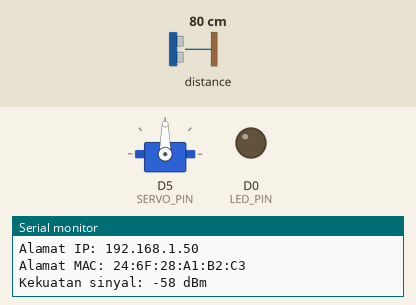
Simulated run of this sketch. Board: ESP8266 (NodeMCU). Shown: servo, output pins drawn as LEDs (lit = HIGH), the last lines printed to the serial monitor. Wiring (inferred from the names in the program): ultrasonic range finder: trigger D4; echo D3. The test bench sets the inputs (shaded band); at power-on: distance to the obstacle 80 cm. The echo pulse lasts 58.3 µs per cm; WiFi joins after 1.5 s; servers stay silent unless stated; network time is answered at once with the bench clock; the local clock reads 2024-03-15 10:24:30 at power-on unless the sketch sets it; the Firebase database answers and starts empty; pins used as bus, display or sensor lines are not drawn.

Above: at 2.1 s.
At 3.7 s:
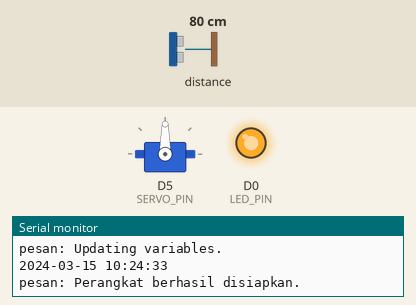
Timing chart, 0 to 5.2 s (numbered marks = the images above):
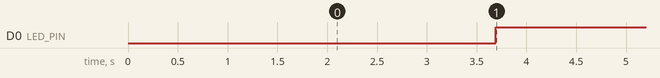

The sketch:

es8266_keamanan_barang.ino
```cpp
/*
  Status sensor
  - initial (memulai perangkat)
  - object-in-range (objek dalam jangkauan sensor jika berada di jarak yang sudah ditentukan)
  - object-detected (objek terdeteksi sensor)
  - object-away (objek diluar jangkauan sensor)
*/

#include <Arduino.h>
#include <ESP8266WiFi.h>
#include <NTPClient.h>
#include <WiFiUdp.h>
#include <Servo.h>
#include <Firebase_ESP_Client.h>
#include <addons/TokenHelper.h>
#include <addons/RTDBHelper.h>

/* Wi-Fi */

#define WIFI_SSID "WIFI-SSID"         // ubahen
#define WIFI_PASSWORD "WIFI-PASSWORD" // ubahen

/* Waktu */

WiFiUDP ntpUDP;
NTPClient timeClient(ntpUDP, "pool.ntp.org");

/* Firebase */

#define API_KEY "" // firebase web api key // ubahen

#define DATABASE_URL "" // firebase realtime database url [..firebase.com/..firebasedatabase.app] // ubahen

FirebaseData fbdo;

FirebaseAuth auth;
FirebaseConfig config;

unsigned long sendDataPrevMillis = 0;

/* Inisialisasi pin nodemcu */

#define TRIG_PIN D4
#define ECHO_PIN D3
#define LED_PIN D0
#define SERVO_PIN D5

/* Nilai awal servo dan sensor ultrasonik */

#define SOUND_VELOCITY 0.034
#define CM_TO_INCH 0.393701

Servo servo;

unsigned int servoMinDegree = 90;  // sudut minimal servo menutup
unsigned int servoMaxDegree = 180; // sudut maksimal servo membuka
unsigned int servoPauseTime = 0;   // waktu jeda servo dalam milidetik.

long duration;
float distanceInCM = 0;
float distanceInInch = 0;

unsigned int nearestDistance = 50; // jarak terdekat sensor mendeteksi objek dalam CM

/* Status led, servo, dan sensor jarak */

bool freshStart = true;
bool objectIsFound = false;

bool ledIsEnabled = false;
bool servoStatusIsEnabled = false;

bool servoIsEnabled = true;

void initWiFi()
{
  Serial.println("Menghubungkan ke Wi-Fi");
  WiFi.begin(WIFI_SSID, WIFI_PASSWORD);

  while (WiFi.status() != WL_CONNECTED)
  {
    Serial.print(".");
    delay(1000);
  }

  Serial.println();
  Serial.println("Terhubung ke jaringan\n");
  Serial.println("Alamat IP: " + WiFi.localIP().toString());
  Serial.println("Alamat MAC: " + WiFi.macAddress());
  Serial.println("Kekuatan sinyal: " + String(WiFi.RSSI()) + " dBm");
  Serial.println();
}

void initFirebase()
{
  config.api_key = API_KEY;
  config.database_url = DATABASE_URL;
  config.token_status_callback = tokenStatusCallback; // see addons/TokenHelper.h
  config.timeout.serverResponse = 10 * 1000;
  config.signer.test_mode = true; // tanpa login

  fbdo.setResponseSize(2048); // ukuran payload yand dikumpulkan dari objek FirebaseData

  Firebase.reconnectWiFi(true);
  Firebase.setDoubleDigits(5);
  Firebase.begin(&config, &auth); // inisialisasi library firebase
}

void initialize()
{
  pinMode(TRIG_PIN, OUTPUT);
  pinMode(ECHO_PIN, INPUT);
  pinMode(LED_PIN, OUTPUT);

  servo.attach(SERVO_PIN);
  servo.write(servoMinDegree);
}

void setup()
{
  Serial.begin(115200);

  initWiFi();
  initFirebase();
  initialize();

  timeClient.begin();
  timeClient.setTimeOffset(25200);
}

void loop()
{
  timeClient.update();

  if (Firebase.ready() && (millis() - sendDataPrevMillis > 15000 || sendDataPrevMillis == 0))
  {
    sendDataPrevMillis = millis();
    checkVariableUpdates(); // perbarui nilai yang tersimpan saat ini dengan yg ada di database
  }

  // cek sensor

  String status = "initial";
  String message = "";
  bool updateCurrentLed = false;

  readDistance();

  if (distanceInCM <= nearestDistance)
  {
    status = "object-detected";
    message = "Paket sedang memasuki gudang";
    objectIsFound = true;

    ledIsEnabled = true;
    servoStatusIsEnabled = true;
    updateCurrentLed = true;

    digitalWrite(LED_PIN, LOW);
    if (servoIsEnabled)
    {
      servo.write(servoMaxDegree);
    }

    if (servoPauseTime > 0)
    {
      delay(servoPauseTime);
    }

    printMessage(message);
  }
  else if (distanceInCM > nearestDistance && distanceInCM <= (nearestDistance * 2))
  {
    status = "object-in-range";
    message = "Terdeteksi objek dalam jarak " + String(distanceInCM) + " cm" + ", atau " + String(distanceInInch) + " inch";
    objectIsFound = true;

    ledIsEnabled = false;
    servoStatusIsEnabled = true;
    updateCurrentLed = false;

    digitalWrite(LED_PIN, HIGH);
    if (servoIsEnabled)
    {
      servo.write(servoMaxDegree);
    }

    printMessage(message);
  }
  else
  {
    if (objectIsFound)
    {
      status = "object-away";
      message = "Objek telah menjauh dari jangkauan";

      printMessage(message);
    }

    objectIsFound = false;

    ledIsEnabled = false;
    servoStatusIsEnabled = false;
    updateCurrentLed = true;

    digitalWrite(LED_PIN, HIGH);
    if (servoIsEnabled)
    {
      servo.write(servoMinDegree);
    }
  }

  // simpan data yang diterima

  updateServo();
  updateDistance();
  if (!status.isEmpty() && !message.isEmpty())
  {
    updateHistory(status, message);
  }
  if (updateCurrentLed)
  {
    updateLED();
  }

  delay(1000);
}

/* Fungsi utama */

void readDistance()
{
  digitalWrite(TRIG_PIN, LOW);
  delayMicroseconds(2);

  digitalWrite(TRIG_PIN, HIGH);
  delayMicroseconds(10);

  digitalWrite(TRIG_PIN, LOW);

  duration = pulseIn(ECHO_PIN, HIGH);

  distanceInCM = duration * SOUND_VELOCITY / 2;
  distanceInInch = distanceInCM * CM_TO_INCH;
}

void printMessage(String newMessage)
{
  String time = getFormattedTime();

  Serial.println(time);
  Serial.println("pesan: " + newMessage + "\n");
}

String getFormattedTime()
{
  time_t epochTime = timeClient.getEpochTime();

  struct tm *ptm = gmtime((time_t *)&epochTime);

  int monthDay = ptm->tm_mday;
  String dayNumber = monthDay < 10 ? "0" + String(monthDay) : String(monthDay);

  int currentMonth = ptm->tm_mon + 1;
  String monthNumber = currentMonth < 10 ? "0" + String(currentMonth) : String(currentMonth);

  int currentYear = ptm->tm_year + 1900;

  String dateFormat = String(currentYear) + "-" + monthNumber + "-" + dayNumber + " " + timeClient.getFormattedTime();

  return dateFormat;
}

/* Fungsi pendukung */

void updateLED()
{
  String time = getFormattedTime(); // dapatkan tanggal dan waktu sekarang

  if (!Firebase.RTDB.setString(&fbdo, "led_status/date", time))
    printMessage(fbdo.errorReason().c_str());
  if (!Firebase.RTDB.setBool(&fbdo, "led_status/status", ledIsEnabled))
    printMessage(fbdo.errorReason().c_str());
  if (!Firebase.RTDB.setBool(&fbdo, "led_status/status", ledIsEnabled))
    printMessage(fbdo.errorReason().c_str());
}

void updateServo()
{
  String time = getFormattedTime(); // dapatkan tanggal dan waktu sekarang

  if (!Firebase.RTDB.setString(&fbdo, "servo_status/date", time))
    printMessage(fbdo.errorReason().c_str());
  if (!Firebase.RTDB.setBool(&fbdo, "servo_status/status", servoStatusIsEnabled))
    printMessage(fbdo.errorReason().c_str());
}

void updateDistance()
{
  String time = getFormattedTime(); // dapatkan tanggal dan waktu sekarang

  if (!Firebase.RTDB.setFloat(&fbdo, "/distance/cm", distanceInCM))
    printMessage(fbdo.errorReason().c_str());
  if (!Firebase.RTDB.setFloat(&fbdo, "/distance/inch", distanceInInch))
    printMessage(fbdo.errorReason().c_str());

  if (!Firebase.RTDB.setFloat(&fbdo, "/configuration/farthest_distance_sensor", (nearestDistance * 2)))
    printMessage(fbdo.errorReason().c_str());
}

void updateHistory(String status, String message)
{
  String time = getFormattedTime();                      // dapatkan tanggal dan waktu sekarang
  String getDate = time.substring(0, time.indexOf(' ')); // pecah bagian tanggal dari spasi (format: 16-May-2023 14:01:00)
  String getTime = timeClient.getFormattedTime();

  if (!Firebase.RTDB.setString(&fbdo, "/system_notification/" + getDate + "/" + getTime + "/" + "status", status))
    printMessage(fbdo.errorReason().c_str());
  if (!Firebase.RTDB.setString(&fbdo, "/system_notification/" + getDate + "/" + getTime + "/" + "message", message))
    printMessage(fbdo.errorReason().c_str());
}

void checkVariableUpdates()
{
  if (Firebase.RTDB.getString(&fbdo, "/configuration"))
  {
    printMessage("Updating variables.");
    servoMaxDegree = Firebase.RTDB.getInt(&fbdo, "/configuration/servo_max_degree") ? fbdo.to<int>() : servoMaxDegree;
    servoMinDegree = Firebase.RTDB.getInt(&fbdo, "/configuration/servo_min_degree") ? fbdo.to<int>() : servoMinDegree;
    servoPauseTime = Firebase.RTDB.getInt(&fbdo, "/configuration/servo_pause_time") ? fbdo.to<int>() : servoPauseTime;

    nearestDistance = Firebase.RTDB.getInt(&fbdo, "/configuration/nearest_distance_sensor") ? fbdo.to<int>() : nearestDistance;

    servoIsEnabled = Firebase.RTDB.getBool(&fbdo, "/configuration/servo_enabled") ? fbdo.to<bool>() : servoIsEnabled;

    if (freshStart)
    {
      updateLED();
      updateHistory("initial", "Perangkat berhasil disiapkan.");
      printMessage("Perangkat berhasil disiapkan.");
    }
  }
  else
  {
    printMessage("Setting up variables.");
    if (!Firebase.RTDB.setInt(&fbdo, "/configuration/servo_max_degree", servoMaxDegree))
      printMessage(fbdo.errorReason().c_str());
    if (!Firebase.RTDB.setInt(&fbdo, "/configuration/servo_min_degree", servoMinDegree))
      printMessage(fbdo.errorReason().c_str());
    if (!Firebase.RTDB.setInt(&fbdo, "/configuration/servo_pause_time", servoPauseTime))
      printMessage(fbdo.errorReason().c_str());

    if (!Firebase.RTDB.setInt(&fbdo, "/configuration/nearest_distance_sensor", nearestDistance))
      printMessage(fbdo.errorReason().c_str());

    if (!Firebase.RTDB.setInt(&fbdo, "/configuration/servo_enabled", servoIsEnabled))
      printMessage(fbdo.errorReason().c_str());

    updateLED();
    updateHistory("initial", "Perangkat berhasil disiapkan.");
    printMessage("Perangkat berhasil disiapkan.");
  }

  freshStart = false;
}
```

Measured:
- by itself, D0 (LED_PIN): LOW → HIGH at 3.7 s
